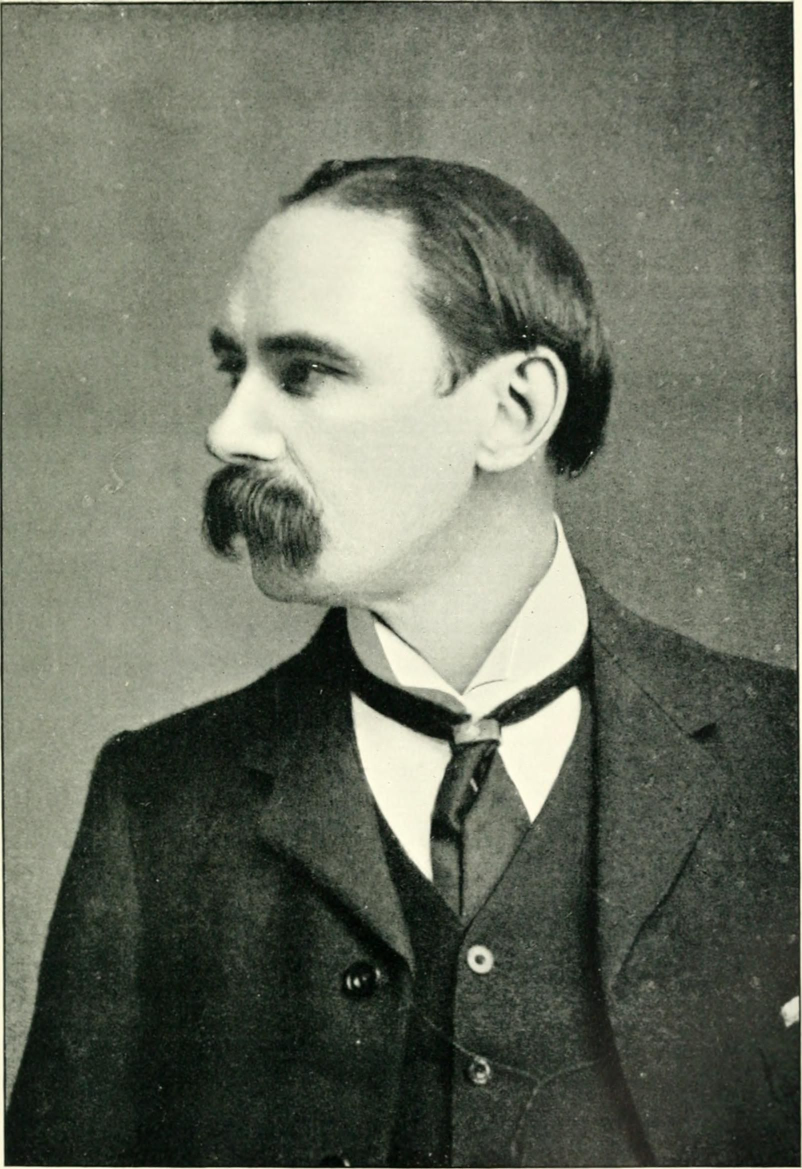
#> input picture examples/batch_input/portrait_douglas_hyde_1903.jpg, 1604 x 2338 px (shown at 1/2 size); its folder holds only this picture in this run
$ python -i dds.py   (imports and definitions only)
#> lines starting #> are read from the running program, lines starting #| are printed output that depends on the picture
#> further down, picture is the input picture: PIL image 1604x2338 RGB; mean R, G, B 105.4, 110.3, 96.4
from __future__ import annotations

import json
import os
import struct
import tempfile
from dataclasses import dataclass
from pathlib import Path
from typing import Any

from .constants import ExitCode, FINAL_HEIGHT, FINAL_WIDTH
from .audit import audit_is_promotion_pass
from .contracts import validate_audit
from .util import sha256_file


DDS_HEADER_SIZE = 128
DDS_FILE_SIZE = DDS_HEADER_SIZE + FINAL_WIDTH * FINAL_HEIGHT * 4
DDSD_CAPS = 0x00000001
DDSD_HEIGHT = 0x00000002
DDSD_WIDTH = 0x00000004
DDSD_PITCH = 0x00000008
DDSD_PIXELFORMAT = 0x00001000
DDPF_ALPHAPIXELS = 0x00000001
DDPF_RGB = 0x00000040
DDSCAPS_TEXTURE = 0x00001000


class DdsValidationError(RuntimeError):
    exit_code = ExitCode.DDS_VALIDATION_FAILED


@dataclass(frozen=True)
class DdsHeader:
    width: int
    height: int
    pitch: int
    mipmap_count: int
    pixel_format_flags: int
    fourcc: int
    rgb_bit_count: int
    red_mask: int
    green_mask: int
    blue_mask: int
    alpha_mask: int
    caps: int

    # [58 lines left out: functions as_dict, build_dds_header, parse_dds_header, not called in this run]


def rgba_to_bgra_bytes(image: Any) -> bytes:
    from PIL import Image as PillowImage  # type: ignore

    r, g, b, a = image.convert("RGBA").split()
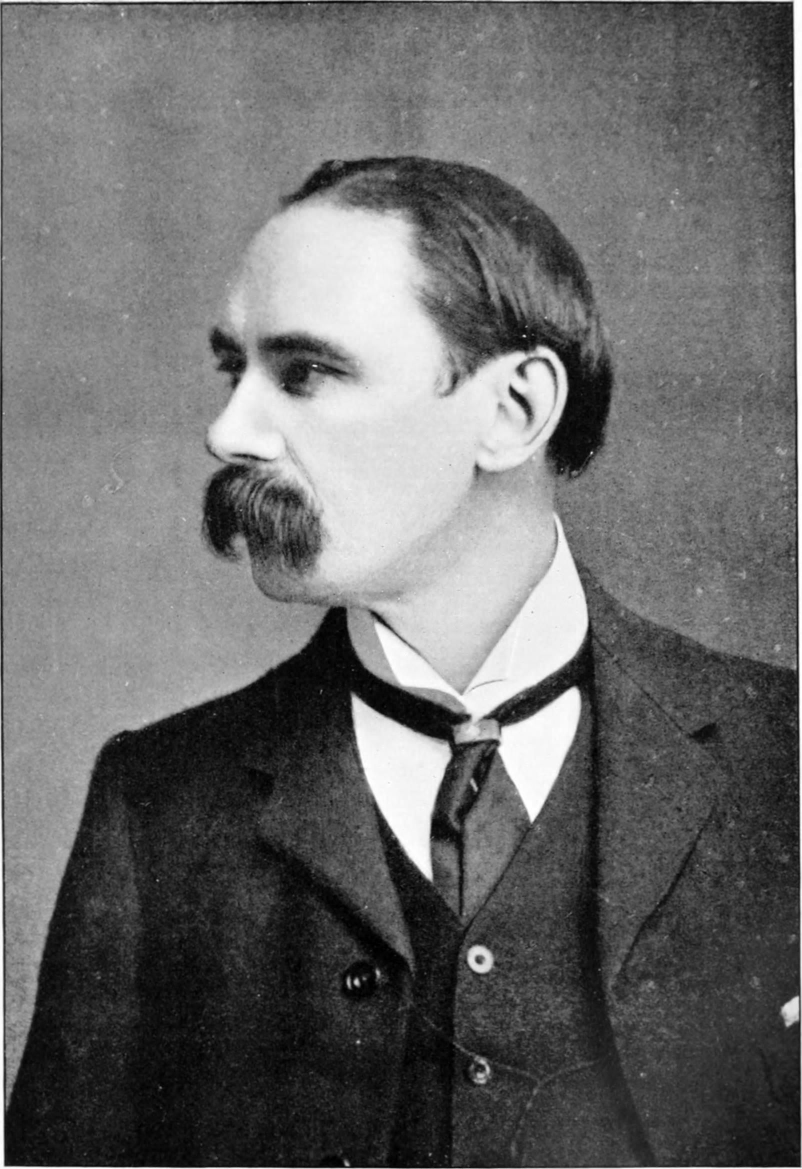
#> r: PIL image 1604x2338 L (shown at 1/2 size); min 0, max 255, mean 105.4
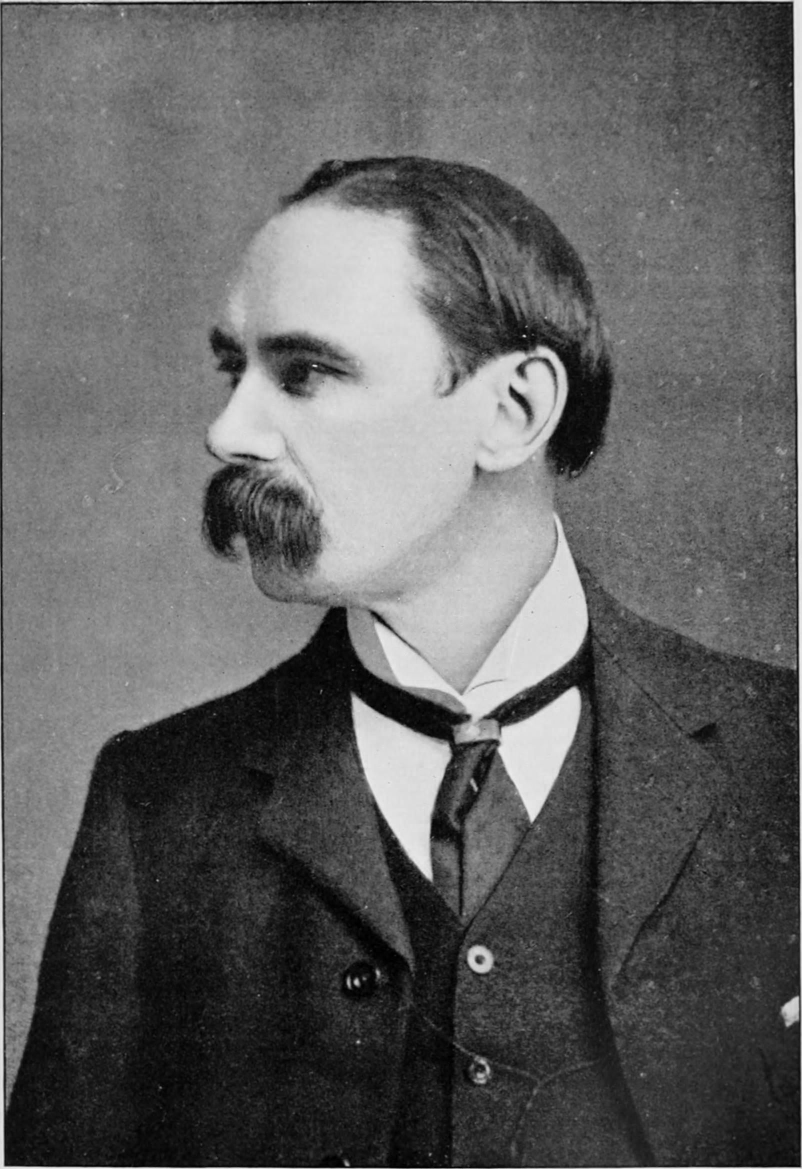
#> b: PIL image 1604x2338 L (shown at 1/2 size); min 0, max 239, mean 96.4
#> a: PIL image 1604x2338 L; every value is 255
    return PillowImage.merge("RGBA", (b, g, r, a)).tobytes()


# [168 lines left out: functions bgra_to_rgba_bytes, decode_dds, decode_dds_independent, _require_audit_pass, convert_png_to_dds, not called in this run]

>>> from PIL import Image
>>> picture = Image.open('../../examples/batch_input/portrait_douglas_hyde_1903.jpg')
>>> result = rgba_to_bgra_bytes(picture)

$ run again, on examples/batch_input/portrait_sean_lemass_1932.png
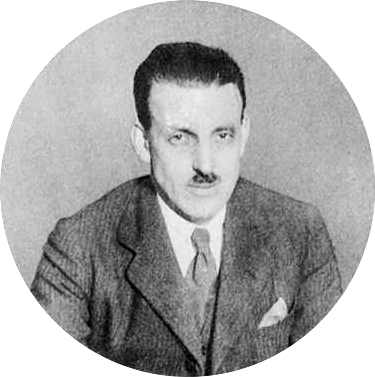
#> input picture examples/batch_input/portrait_sean_lemass_1932.png, 375 x 377 px
#> picture is the input picture: PIL image 375x377 RGBA; mean R, G, B, A 119, 119, 119, 200.2
#> in rgba_to_bgra_bytes, `r, g, b, a = image.convert("RGBA").split()`:
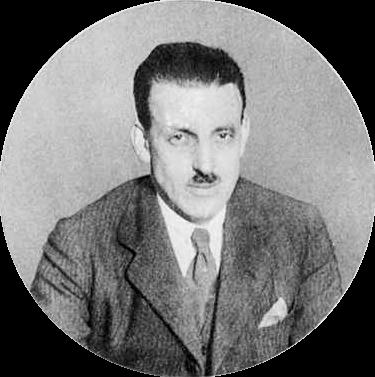
#> r: PIL image 375x377 L; min 0, max 255, mean 119
#> in rgba_to_bgra_bytes, `r, g, b, a = image.convert("RGBA").split()`:
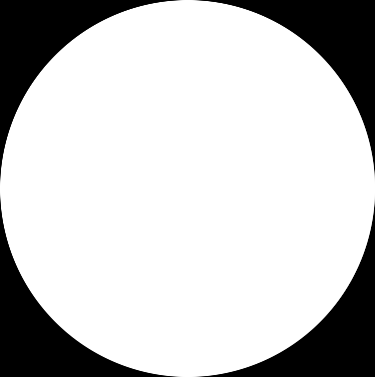
#> a: PIL image 375x377 L; min 0, max 255, mean 200.2
